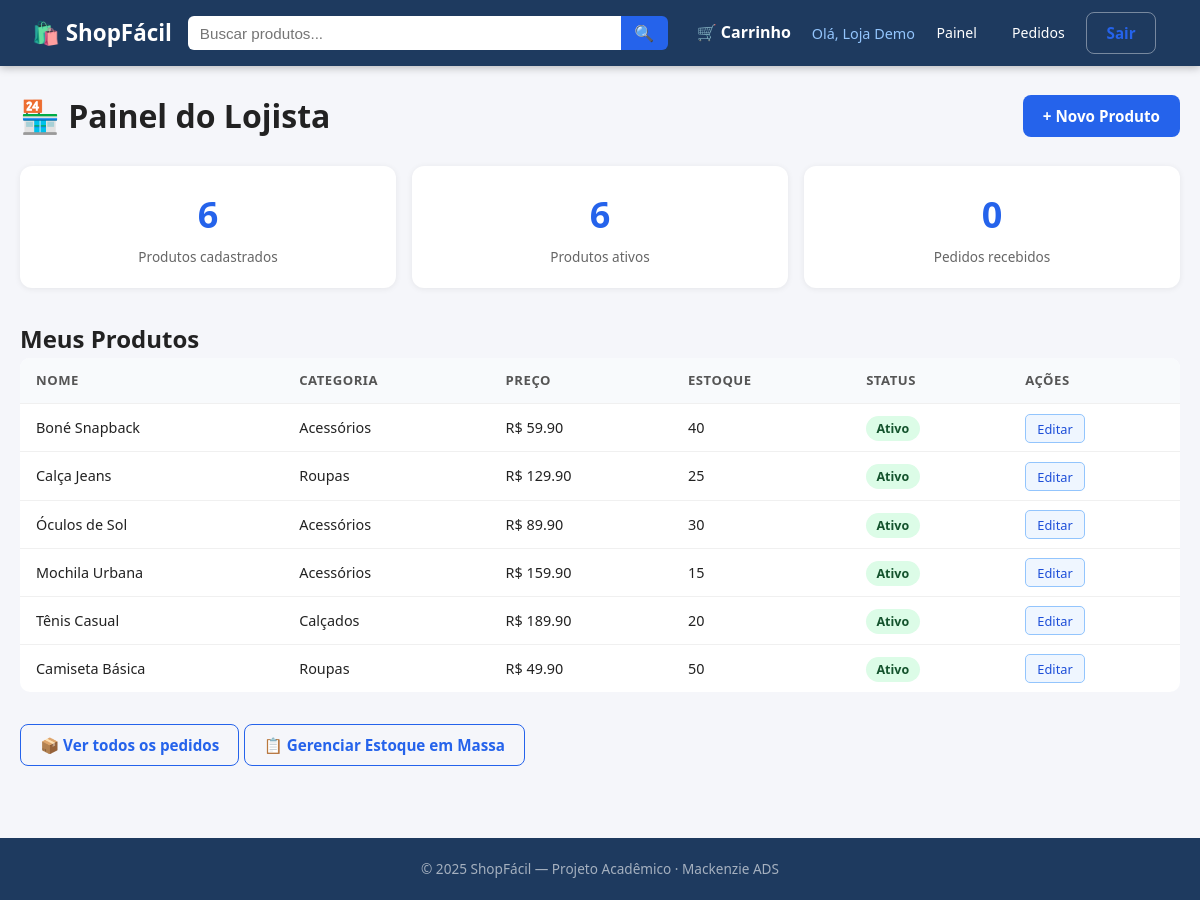
/loja (signed in), run on an earlier commit of the app's database.
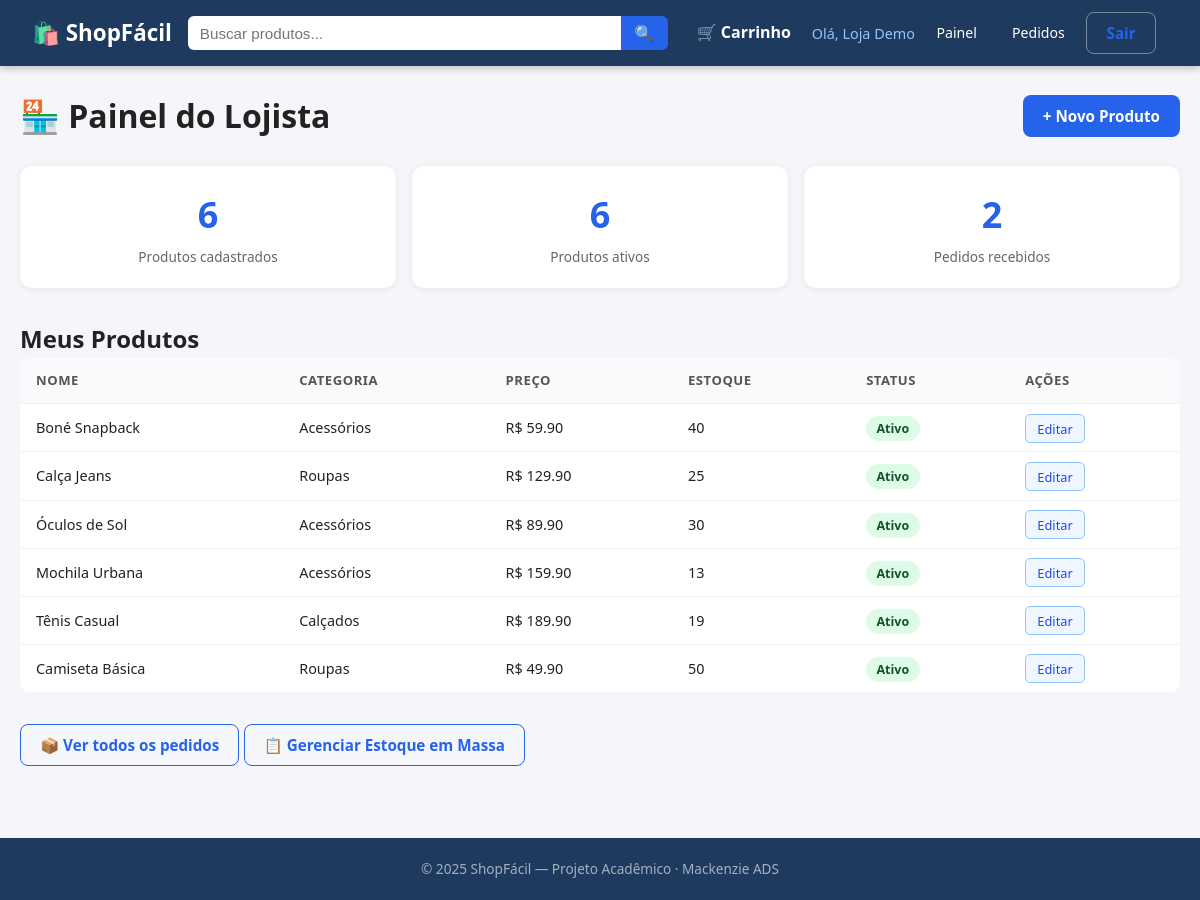
And on a later commit of the database.
### tables this page shows
CREATE TABLE produto (
            id          INTEGER PRIMARY KEY AUTOINCREMENT,
            lojista_id  INTEGER NOT NULL REFERENCES usuario(id),
            nome        TEXT NOT NULL,
            descricao   TEXT,
            preco       REAL NOT NULL,
            estoque     INTEGER NOT NULL DEFAULT 0,
            categoria   TEXT,
            ativo       INTEGER NOT NULL DEFAULT 1
        );

### app.py (the view)
@app.route('/loja')
@login_required
@lojista_required
def loja_dashboard():
    produtos = query(
        "SELECT * FROM produto WHERE lojista_id=? ORDER BY id DESC",
        (session['user_id'],)
    )
    total_pedidos = query(
        """SELECT COUNT(DISTINCT p.id) as cnt FROM pedido p
           JOIN item_pedido ip ON ip.pedido_id=p.id
           JOIN produto pr ON pr.id=ip.produto_id
           WHERE pr.lojista_id=?""",
        (session['user_id'],), one=True
    )
    return render_template('loja_dashboard.html', produtos=produtos,
                           total_pedidos=total_pedidos['cnt'] if total_pedidos else 0)

### app.py (called while the page is built)
def get_db():
    if 'db' not in g:
        g.db = sqlite3.connect(DATABASE)
        g.db.row_factory = sqlite3.Row
        g.db.execute("PRAGMA foreign_keys = ON")
    return g.db

def query(sql, args=(), one=False):
    cur = get_db().execute(sql, args)
    rv = cur.fetchall()
    return (rv[0] if rv else None) if one else rv

def login_required(f):
    @wraps(f)
    def decorated(*args, **kwargs):
        if 'user_id' not in session:
            flash('Faça login para continuar.', 'warning')
            return redirect(url_for('login'))
        return f(*args, **kwargs)
    return decorated

def lojista_required(f):
    @wraps(f)
    def decorated(*args, **kwargs):
        if session.get('user_tipo') != 'lojista':
            flash('Acesso restrito a lojistas.', 'danger')
            return redirect(url_for('index'))
        return f(*args, **kwargs)
    return decorated

def get_cart():
    return session.setdefault('cart', {})

def cart_count():
    return sum(get_cart().values())

### templates/loja_dashboard.html (shortened to what this page needs)
{% extends 'base.html' %}
{% block content %}
<div class="panel-header">
  <h1>🏪 Painel do Lojista</h1>
  <a href="{{ url_for('loja_produto_novo') }}" class="btn-primary">+ Novo Produto</a>
</div>
<div class="stats-row">
  <div class="stat-card">
    <span class="stat-num">{{ produtos|length }}</span>
    <span class="stat-label">Produtos cadastrados</span>
  </div>
  <div class="stat-card">
    <span class="stat-num">{{ produtos|selectattr('ativo','equalto',1)|list|length }}</span>
    <span class="stat-label">Produtos ativos</span>
  </div>
  <div class="stat-card">
    <span class="stat-num">{{ total_pedidos }}</span>
    <span class="stat-label">Pedidos recebidos</span>
  </div>
</div>
<h2>Meus Produtos</h2>
{% if produtos %}
  <table class="data-table">
    <thead>
      <tr><th>Nome</th><th>Categoria</th><th>Preço</th><th>Estoque</th><th>Status</th><th>Ações</th></tr>
    </thead>
    <tbody>
      {% for p in produtos %}
        <tr>
          <td>{{ p['nome'] }}</td>
          <td>{{ p['categoria'] }}</td>
          <td>R$ {{ '%.2f'|format(p['preco']) }}</td>
          <td>{{ p['estoque'] }}</td>
          <td>
            {% if p['ativo'] %}
              <span class="status-badge status-pagamento_confirmado">Ativo</span>
            {% else %}
              <span class="status-badge status-cancelado">Inativo</span>
            {% endif %}
          </td>
          <td>
            <a href="{{ url_for('loja_produto_editar', pid=p['id']) }}" class="btn-sm">Editar</a>
          </td>
        </tr>
      {% endfor %}
    </tbody>
  </table>
{% else %}
  <div class="empty-state">
    <p>Nenhum produto cadastrado ainda.</p>
    <a href="{{ url_for('loja_produto_novo') }}" class="btn-primary">Cadastrar primeiro produto</a>
  </div>
{% endif %}
<div style="margin-top:2rem">
  <a href="{{ url_for('loja_pedidos') }}" class="btn-outline">📦 Ver todos os pedidos</a>
  <a href="{{ url_for('loja_estoque') }}" class="btn-outline">📋 Gerenciar Estoque em Massa</a>
</div>
{% endblock %}

What changed in the data, as far as the page shows it:
changed produto "Mochila Urbana": estoque "15" → "13"
changed produto "Tênis Casual": estoque "20" → "19"
Also different on the page:
{{ total_pedidos }}: "0" → "2"
